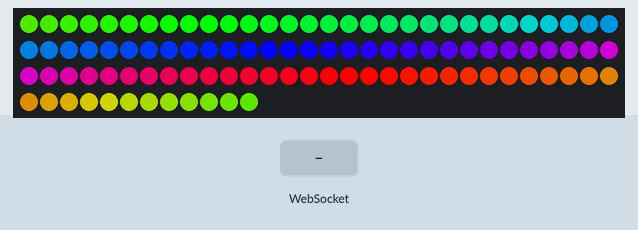
Recording of a sketch running on a simulated ESP8266 (NodeMCU). On the bench: 102 RGB LEDs in strip order, left to right, continuing on the next row. The inputs (shaded band) are chosen by the test bench. WiFi joins after 1.5 s; servers stay silent unless stated; what the sketch prints to the serial monitor is not drawn.

Above: at 2.75 s.
2.8 s: WebSocket text "open" received
At 4.2 s:
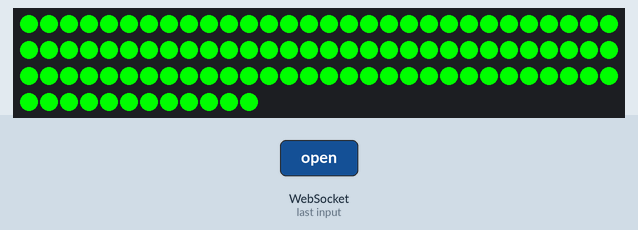
5.8 s: WebSocket text "error" received
At 8.1 s:
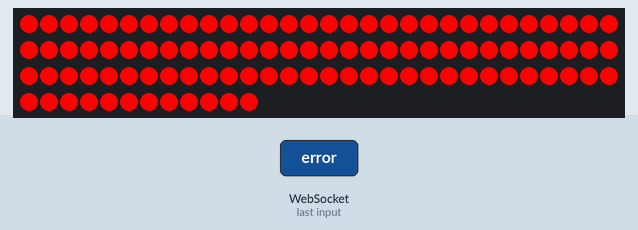
8.8 s: WebSocket text "war" received
At 8.89 s:
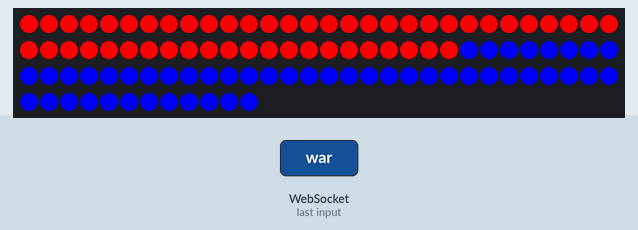
11.2 s: WebSocket text "stop" received
At 11.94 s:
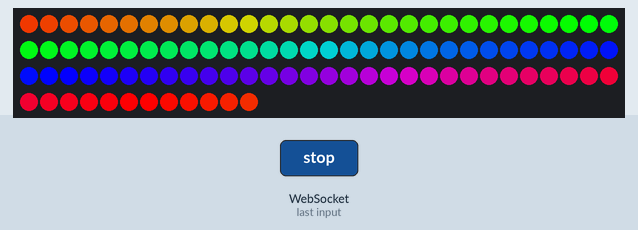
14.2 s: WebSocket text "signupMode" received
At 15.4 s:
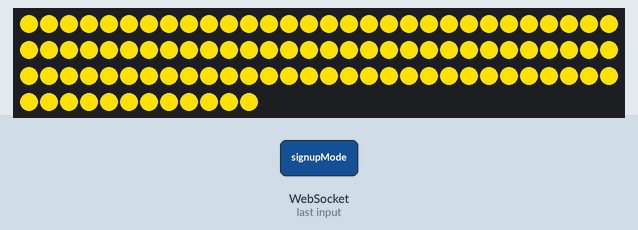
15.7 s: WebSocket text "signupfinish" received
At 16.47 s:
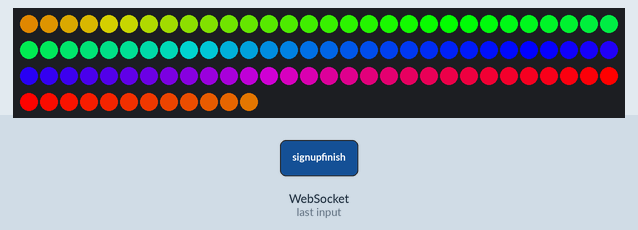
Timing chart, 0 to 18.7 s (numbered marks = the images above; inputs shaded):
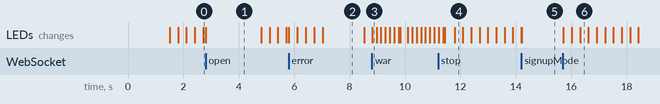

Measured:
- after the input at 2.8 s, the LEDs: change at once (image 1)
- after the input at 5.8 s, the LEDs: change at once (image 2)
- after the input at 8.8 s, the LEDs: change at once (image 3)
- after the input at 14.2 s, the LEDs: change at once (image 5)
- after the input at 15.7 s, the LEDs: first change at once (image 6 shows a later state)
- what the display in image 1 shows lasts 2.0 s, from 2.8 s to 4.8 s
- what the display in image 2 shows lasts 1.5 s, from 7.0 s to 8.5 s

The sketch:

2812.ino
```cpp
#include <string.h>
#include <ESP8266WiFi.h>
#include <WiFiClient.h>
#include <ESP8266WiFiMulti.h>
#include <WebSocketsClient.h>
#include <Hash.h>
ESP8266WiFiMulti WiFiMulti;
WebSocketsClient webSocket;
#include <Adafruit_NeoPixel.h>
uint16_t i, j;
#define ADD true  //呼吸燈邏輯
#define SUB false //呼吸燈邏輯
int val = 0;
int whileA=0;
boolean stat = ADD;
#define       LED0      2         // WIFI Module LED
#define PIN D1
Adafruit_NeoPixel strip = Adafruit_NeoPixel(102, PIN, NEO_GRB + NEO_KHZ800);
unsigned long Nowtime = 0;
const char* ssid = "WiFi ssid";
const char* password = "Wifi password";
String listen = "";

void webSocketEvent(WStype_t type, uint8_t * payload, size_t length) {
   if (type == WStype_TEXT){
    for(int i = 0; i < length; i++) {
      //Serial.print((char) payload[i]);
      listen += ((char) payload[i]);
    }
    Serial.println("listen: "+ listen);
    Serial.println();
   }
}

void setup() {
  Serial.begin(115200);           // Computer Communication
  WiFi.begin(ssid, password);
  Serial.println("");

  strip.begin();
  strip.show();
  while (WiFi.status() != WL_CONNECTED) {
    delay(500);
    Serial.print(".");
  }
    Serial.println("");
    Serial.print("Connected to ");
    Serial.println(ssid);
    Serial.print("IP address: ");
    Serial.println(WiFi.localIP());
  webSocket.begin("192.168.43.94", 81, "/");
  webSocket.onEvent(webSocketEvent);
  webSocket.setAuthorization("user", "Password");
  webSocket.setReconnectInterval(5000);
}

//====================================================================================

  void loop(){
    webSocket.loop();

    if(listen == "open"){   //開門  綠燈
      listen = "";
      Serial.println("開門");
      //rainbow(20);
      for(i=0; i<strip.numPixels(); i++) {
        strip.setPixelColor(i, 0, 255, 0);
      }
      strip.show();
      delay(2000);
      for(i=0; i<strip.numPixels(); i++) {
        strip.setPixelColor(i, 0, 0, 0);
      }
      strip.show();
     }
    else if(listen == "close"){    //關門
      listen = "";
      Serial.println("關門");
    }
    else if(listen == "wake"){   //喚醒
      listen = "";
    }
    else if(listen == "error"){  //逼錯卡  紅燈閃爍
      listen = "";
        for(i=0; i<strip.numPixels(); i++) {//red
          strip.setPixelColor(i, 255, 0, 0);
        }
        strip.show();
        delay(300);
        for(i=0; i<strip.numPixels(); i++) {//no
          strip.setPixelColor(i, 0, 0, 0);
        }
        strip.show();
        delay(300);
        for(i=0; i<strip.numPixels(); i++) {
          strip.setPixelColor(i, 255, 0, 0);
        }
        strip.show();
        delay(300);
        for(i=0; i<strip.numPixels(); i++) {
          strip.setPixelColor(i, 0, 0, 0);
        }
        strip.show();
        delay(300);
      for(i=0; i<strip.numPixels(); i++) {
        strip.setPixelColor(i, 255, 0, 0);
      }
      strip.show();
      delay(1500);
      for(i=0; i<strip.numPixels(); i++) {
        strip.setPixelColor(i, 0, 0, 0);
      }
      strip.show();
    }
    else if(listen == "war"){   //警報
      listen = "";
      Serial.println("開警報");
        while(1){
            for(j=0;j<5;j++){
              for(i=0; i<52; i++) {
                strip.setPixelColor(i, 2550, 0, 0);
              }
              for(i=52; i<103; i++) {
                  strip.setPixelColor(i, 0, 0, 255);
              }
              strip.show();
              delay(50);
              for(i=0; i<strip.numPixels(); i++) {
                  strip.setPixelColor(i, 0, 0, 0);
              }
              strip.show();
              delay(50);
            }
            webSocket.loop();
            if(listen == "stop"){
              break;
            }else{
              listen = "";
            }
            for(j=0;j<5;j++){
              for(i=0; i<52; i++) {
                strip.setPixelColor(i, 0, 0, 255);
              }
              for(i=52; i<103; i++) {
                  strip.setPixelColor(i, 255, 0, 0);
              }
              strip.show();
              delay(50);
              for(i=0; i<strip.numPixels(); i++) {
                  strip.setPixelColor(i, 0, 0, 0);
              }
              strip.show();
              delay(50);
            }
            webSocket.loop();
            if(listen == "stop"){
              break;
            }else{
              listen = "";
            }
        }
    }else if(listen == "signupMode"){  //註冊模式
        listen = "";
        for(i=0; i<102; i++) {
          strip.setPixelColor(i, 255, 225, 0);
         }
        strip.show();
        delay(1000);
        while(1){
           webSocket.loop();
            if(listen == "signupfinish"){
              break;
            }else{
              listen = "";
            }
            delay(100);
        }
        Serial.println("註冊玩");
        for(i=0; i<strip.numPixels(); i++) {//no
          strip.setPixelColor(i, 0, 0, 0);
        }
        strip.show();
    }else if(listen.startsWith("send")){  //收到訊息
      listen = "";
      /*for(i=0; i<strip.numPixels(); i++) {
        strip.setPixelColor(i, 0, 190, 255);
      }
       strip.show();
       delay(3000);*/
       whileA=0;
        while(whileA!=1200){
         for(i=0; i<strip.numPixels(); i++) {
          uint32_t color = strip.Color(val, val, val);
          strip.setPixelColor(i, color, color, color);
         }
         if(val>=120)
            stat = SUB;
          if(val<=0)
            stat = ADD;

          strip.show();
          delay(5);
          if(stat==SUB) val --;
          else if(stat==ADD) val++;
          whileA++;
          //Serial.println(whileA);
       }
    }else{  //RGB

      /* for(j=0; j<256; j++) {
        for(i=0; i<strip.numPixels(); i++) {
          strip.setPixelColor(i, Wheel((i+j) & 255));
        }
        strip.show();
        delay(15);
        webSocket.loop();
        if(listen == "open"||listen == "error"){
           j=256;
        }
      }*/
      for(j=0; j<256*5; j++) {
        for(i=0; i< strip.numPixels(); i++) {
          strip.setPixelColor(i, Wheel(((i * 256 / strip.numPixels()) + j) & 255));
        }
        listen = "";
        strip.show();
        delay(15);
        webSocket.loop();
        if(listen == "open"||listen == "error"||listen.startsWith("send")||listen == "war"||listen == "close"||listen=="signupMode"){
          j=256*5;
        }
      }
    }
}

//====================================================================================
void rainbow(uint8_t wait) {
  uint16_t i, j;
  for(j=0; j<256; j++) {
    for(i=0; i<strip.numPixels(); i++) {
      strip.setPixelColor(i, Wheel((i+j) & 255));
    }
    strip.show();
    delay(wait);
  }
}

uint32_t Wheel(byte WheelPos) {
  WheelPos = 255 - WheelPos;
  if(WheelPos < 85) {
    return strip.Color(255 - WheelPos * 3, 0, WheelPos * 3);
  }
  if(WheelPos < 170) {
    WheelPos -= 85;
    return strip.Color(0, WheelPos * 3, 255 - WheelPos * 3);
  }
  WheelPos -= 170;
  return strip.Color(WheelPos * 3, 255 - WheelPos * 3, 0);
}
```
